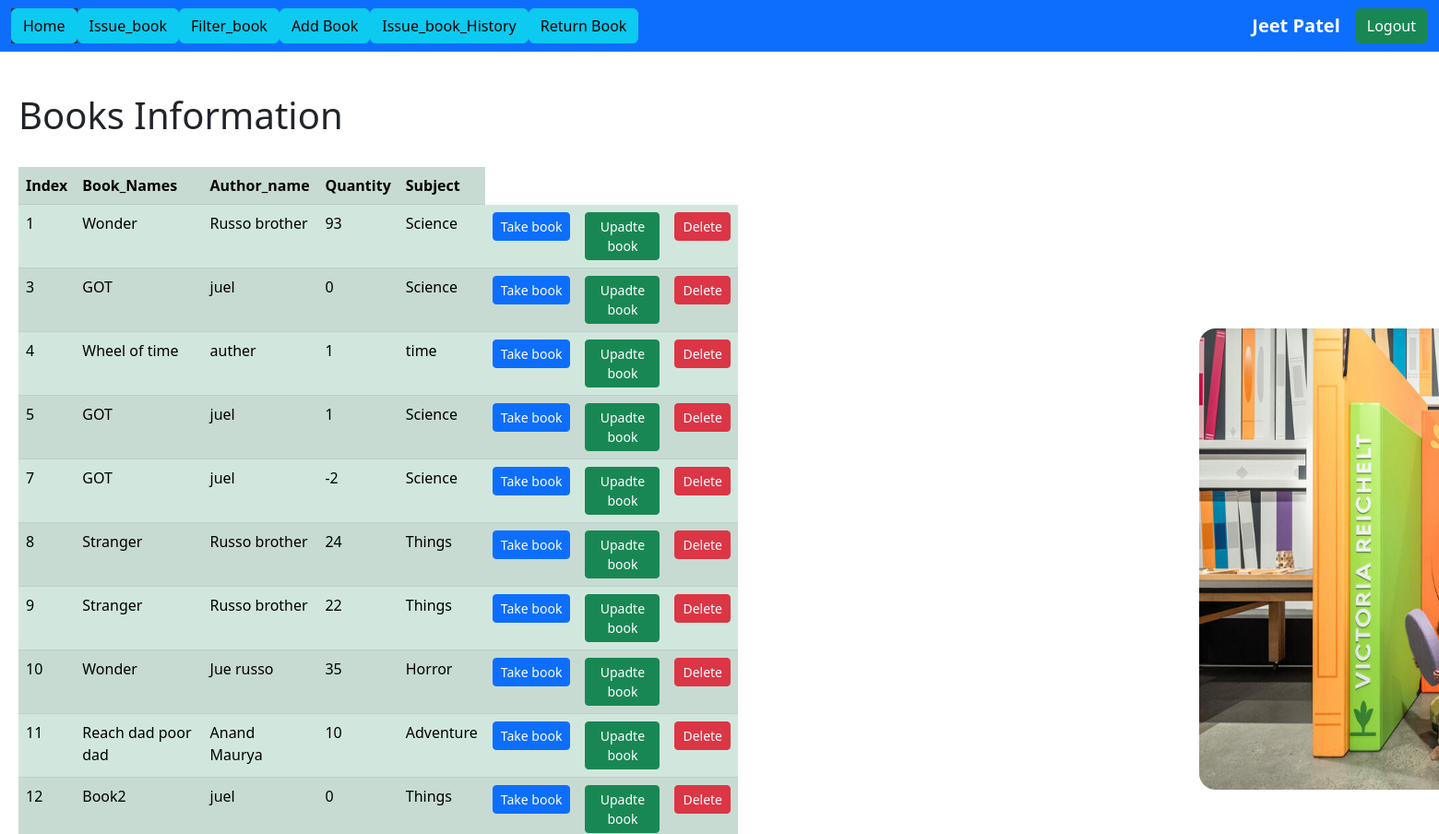
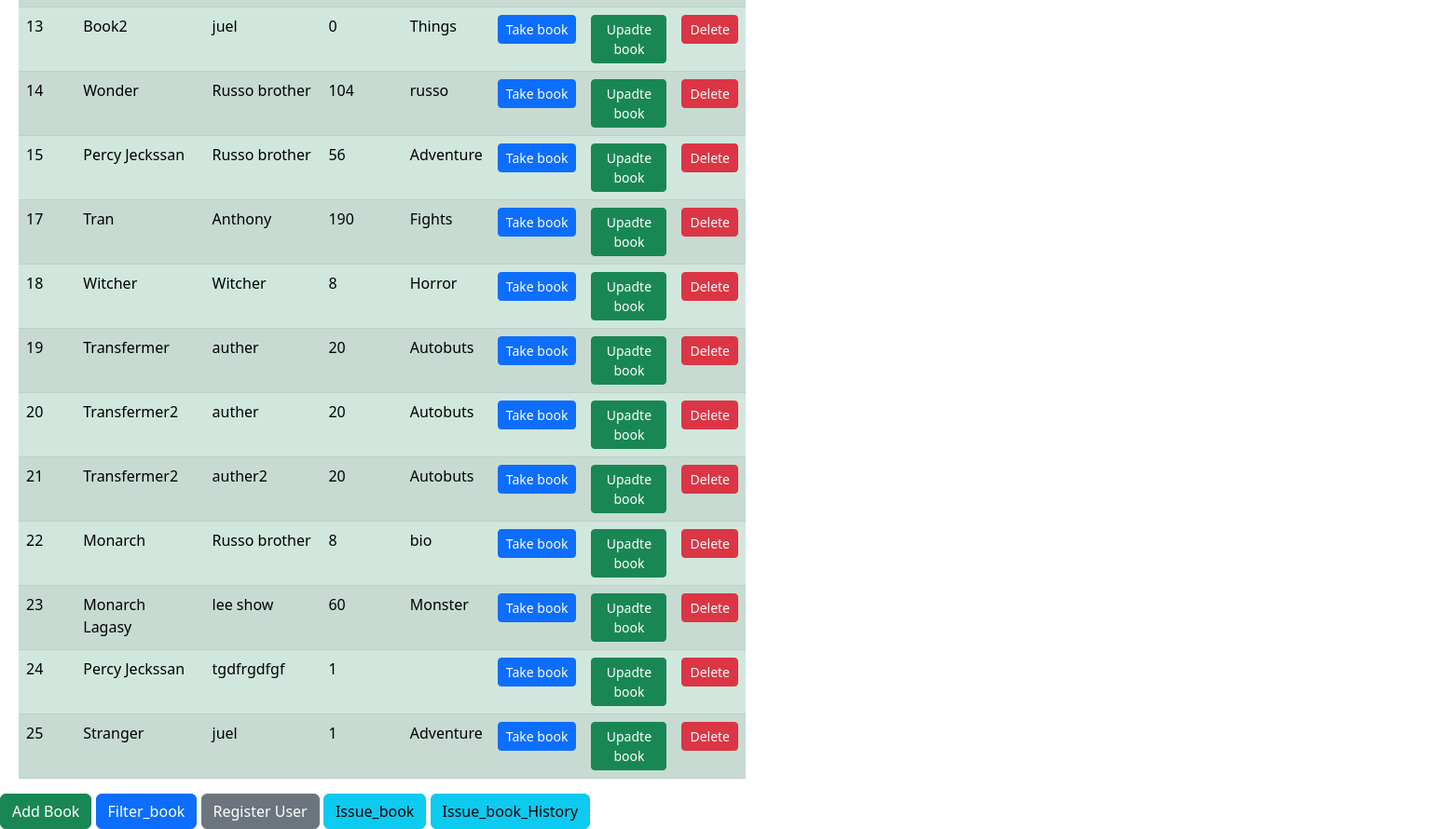
The app's page /show_book/ (signed in) with its own data (2 pictures, top to bottom).
### App/models.py (models this page shows)
class CustomUser(AbstractUser):
    username = models.CharField(max_length=50)
    address = models.CharField(max_length = 200)
    email = models.EmailField(max_length=20, unique=True)
    is_active = models.BooleanField(default=True)
    USERNAME_FIELD = 'email'
    REQUIRED_FIELDS = []
    objects = Usermanager()

class Book(models.Model):
    book_name = models.CharField(max_length=150)
    author_name = models.CharField(max_length=200)
    quantity = models.IntegerField(default=1)
    subject = models.CharField(max_length=200,blank = True)

### App/views.py (the view)
# urls.py: path('show_book/',views.show_book,name = 'show_book'),
@login_required(login_url="login")
def show_book(request) :
    if request.method == 'GET' :
        superusers = CustomUser.objects.get(is_superuser=True)
        print('[============superusers==============]',superusers)
        book_data = Book.objects.all()
    return render(request,"show_book.html",{'book_data' : book_data ,'superusers': superusers})

### App/templates/show_book.html (shortened to what this page needs)
{% extends 'base.html' %}
{% block content %}
{% load static %}
<img src="{% static 'images/baby.jpg' %}" style="margin-left: 1300px; margin-top: 300px; border-radius: 18px; width: 750px; height: 500px;" >
    <br><br>
    <h1 class="" style="margin-top: -803px; margin-left: 20px;"> Books Information</h1>
<br>
    {% if book_data %}
    <table class="table table-success table-striped" style="width:50%; margin-left: 20px;">
        <tr>
          <th>Index</th>
          <th>Book_Names</th>
          <th>Author_name</th>
          <th>Quantity</th>
          <th>Subject</th>
        </tr>
        {% for dt in book_data %}
        <tr>
          <td>{{dt.id}}</td>
          <td>{{dt.book_name}}</td>
          <td>{{dt.author_name}}</td>
          <td>{{dt.quantity}}</td>
          <td>{{dt.subject}}</td>
          <td>
            <form action= "{% url 'issue_books' dt.id %}" method="POST">
                <input type="submit" class="btn btn-primary btn-sm" value="Take book">
            </form>
          </td>
           {% if user.is_authenticated %}
          <td>
            <a href="{% url 'book_update' dt.id %}" class="btn btn-success btn-sm" >Upadte book</a>
          </td>
          <td>
            <form action= "{% url 'delete_book' dt.id %}" method="POST">
              <input type="submit" class="btn btn-danger btn-sm" value="Delete">
            </form>
          </td>
          {% endif %}
        </tr>
        {% endfor %}
    {% endif %}
    </table>
    <a href="{% url 'add-book' %}" class="sm-2 btn btn-success" >Add Book</a>
    <a href="{% url 'filter_book' %}" class="btn btn-primary" >Filter_book</a>
    <a href="{% url 'register' %}" class="sm-2 btn btn-secondary" >Register User</a>
    <a href="{% url 'issue_bk' %}" class="btn btn-info" >Issue_book</a>
    <a href="{% url 'issues_book_histry' %}" class="btn btn-info" >Issue_book_History</a>
{% endblock %}

### App/templates/base.html (shortened to what this page needs)
{% load static %}
<!DOCTYPE html>
<html lang="en">
<head>
   <link href="https://cdn.jsdelivr.net/npm/bootstrap@5.2.3/dist/css/bootstrap.min.css" rel="stylesheet">
</head>
<body>
   <nav class="navbar navbar-expand-lg bg-body-light,navbar navbar-dark bg-primary">
       <div class="container-fluid">
           <div class="collapse navbar-collapse" id="navbarSupportedContent">
               <ul class="navbar-nav me-auto mb-2 mb-lg-0">
                   {% if not user.is_authenticated %}
                   <li class="nav-item">
                       <a class="nav-link btn btn-info" href="{% url 'login' %}">Login</a>
                   </li>
                   <li class="nav-item">
                       <a class="nav-link btn btn-info" href="{% url 'register' %}">Register</a>
                   </li>
                   {% else %}
                   <li class="nav-item bg-dark">
                    <a href="{% url 'show_book' %}" class="btn btn-info" >Home</a>
                   </li>
                   <li class="nav-item">
                        <a href="{% url 'issue_bk' %}" class="btn btn-info" >Issue_book</a>
                   </li>
                   <li class="nav-item">
                    <a href="{% url 'filter_book' %}" class="btn btn-info" >Filter_book</a>
                   </li>
                   <li class="nav-item">
                    <a href="{% url 'add-book' %}" class="sm-2 btn btn-info" >Add Book</a>
                   </li>
                   <li class="nav-item">
                    <a href="{% url 'issues_book_histry' %}" class="btn btn-info" >Issue_book_History</a>
                   </li>
                   <li class="nav-item">
                    <a href="{% url 'return_book' %}" class="btn btn-info" >Return Book</a>
                   </li>
                   {% endif %}
               </ul>
           </div>
           {% if user.is_authenticated %}
           <a class="navbar-brand fw-bold " href="#"> {{request.user.first_name}}  {{request.user.last_name}}</a>
            <a href="{% url 'logout' %}" class="sm-2 btn btn-success" >Logout</a>
           {% endif %}
       </div>
   </nav>
   {% block content %}
   {% endblock %}
</body>
</html>

### App/templates/base.html (style rules this page uses)
body { background-color: linear-gradient(#89b4f4, #cf7ade); background-repeat: no-repeat; background-size: cover; }

### records on screen
CustomUser: user.first_name "Jeet", user.last_name "Patel"
Book: id "1", book_name "Wonder", author_name "Russo brother", quantity "93", subject "Science"
Book: id "3", book_name "GOT", author_name "juel", quantity "0", subject "Science"
Book: id "4", book_name "Wheel of time", author_name "auther", quantity "1", subject "time"
Book: id "5", book_name "GOT", author_name "juel", quantity "1", subject "Science"
Book: id "7", book_name "GOT", author_name "juel", quantity "-2", subject "Science"
Book: id "8", book_name "Stranger", author_name "Russo brother", quantity "24", subject "Things"
Book: id "9", book_name "Stranger", author_name "Russo brother", quantity "22", subject "Things"
Book: id "10", book_name "Wonder", author_name "Jue russo", quantity "35", subject "Horror"
Book: id "11", book_name "Reach dad poor dad", author_name "Anand Maurya", quantity "10", subject "Adventure"
Book: id "12", book_name "Book2", author_name "juel", quantity "0", subject "Things"
Book: id "13", book_name "Book2", author_name "juel", quantity "0", subject "Things"
Book: id "14", book_name "Wonder", author_name "Russo brother", quantity "104", subject "russo"
Book: id "15", book_name "Percy Jeckssan", author_name "Russo brother", quantity "56", subject "Adventure"
Book: id "17", book_name "Tran", author_name "Anthony", quantity "190", subject "Fights"
Book: id "18", book_name "Witcher", author_name "Witcher", quantity "8", subject "Horror"
Book: id "19", book_name "Transfermer", author_name "auther", quantity "20", subject "Autobuts"
Book: id "20", book_name "Transfermer2", author_name "auther", quantity "20", subject "Autobuts"
Book: id "21", book_name "Transfermer2", author_name "auther2", quantity "20", subject "Autobuts"
Book: id "22", book_name "Monarch", author_name "Russo brother", quantity "8", subject "bio"
Book: id "23", book_name "Monarch Lagasy", author_name "lee show", quantity "60", subject "Monster"
Book: id "24", book_name "Percy Jeckssan", author_name "tgdfrgdfgf", quantity "1"
Book: id "25", book_name "Stranger", author_name "juel", quantity "1", subject "Adventure"
